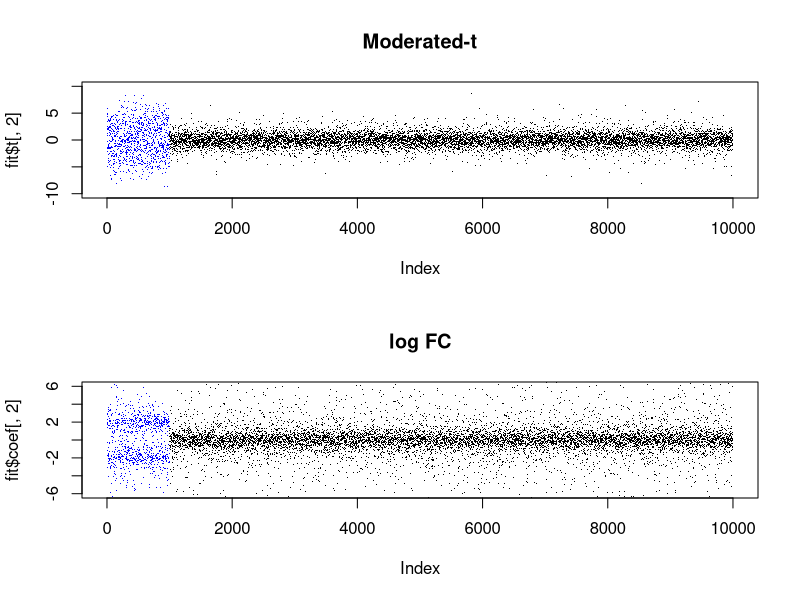

Write the R code that produced this figure.
## ---- chunk 1
library("limma")
## ---- chunk 2
nGenes <- 10000                   # number of "features"
nSamples <- 6                     # number of samples (split equal in 2 groups)
pDiff <- .1                       # percent of genes "differential 
grp <- rep(0:1,each=nSamples/2)   # dummy variable for exp. group
trueFC <- 2                       # log-fold-change of truly DE

d0 <- 1
s0 <- 0.8
sd <- s0*sqrt(d0/rchisq(nGenes,df=d0))  # dist'n of s.d.
## ---- chunk 3
y <- matrix(rnorm(nGenes*nSamples,sd=sd),
            nr=nGenes,nc=nSamples)
## ---- chunk 4
indD <- 1:floor(pDiff*nGenes)
diff <- sample(c(-1,1),max(indD),replace=TRUE)*trueFC
y[indD,grp==1] <- y[indD,grp==1] + diff
## ---- chunk 5
design <- model.matrix(~grp)
## ---- chunk 6
fit <- lmFit(y,design)
fit <- eBayes(fit)
## ---- chunk 7
cols <- rep("black",nrow(y))
cols[indD] <- "blue"

par(mfrow=c(2,1))
plot( fit$t[,2], col=cols, ylim=c(-10,10), pch=".", main="Moderated-t" )
plot( fit$coef[,2], col=cols, ylim=c(-6,6), pch=".", main="log FC" )
